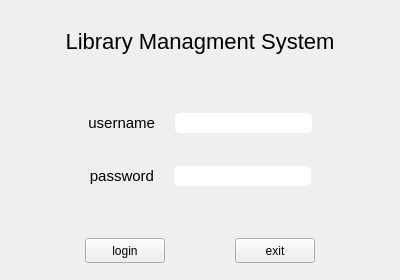
<?xml version="1.0" encoding="UTF-8"?>
<ui version="4.0">
 <class>Login</class>
 <widget class="QWidget" name="Login">
  <property name="enabled">
   <bool>true</bool>
  </property>
  <property name="geometry">
   <rect>
    <x>0</x>
    <y>0</y>
    <width>400</width>
    <height>280</height>
   </rect>
  </property>
  <property name="sizePolicy">
   <sizepolicy hsizetype="Fixed" vsizetype="Fixed">
    <horstretch>6</horstretch>
    <verstretch>0</verstretch>
   </sizepolicy>
  </property>
  <property name="minimumSize">
   <size>
    <width>400</width>
    <height>280</height>
   </size>
  </property>
  <property name="maximumSize">
   <size>
    <width>400</width>
    <height>280</height>
   </size>
  </property>
  <property name="windowTitle">
   <string>Login</string>
  </property>
  <property name="styleSheet">
   <string notr="true">QLabel#lgTitle{
	font:22px;
}
</string>
  </property>
  <layout class="QGridLayout" name="gridLayout_2">
   <item row="0" column="0">
    <widget class="QLabel" name="lgTitle">
     <property name="minimumSize">
      <size>
       <width>0</width>
       <height>60</height>
      </size>
     </property>
     <property name="maximumSize">
      <size>
       <width>16777215</width>
       <height>60</height>
      </size>
     </property>
     <property name="text">
      <string>Library Managment System</string>
     </property>
     <property name="alignment">
      <set>Qt::AlignmentFlag::AlignCenter</set>
     </property>
    </widget>
   </item>
   <item row="1" column="0">
    <widget class="QWidget" name="widget_2" native="true">
     <property name="styleSheet">
      <string notr="true">QLabel{
	font:15px
}
QLineEdit{
	border-radius:5px;

}</string>
     </property>
     <layout class="QGridLayout" name="gridLayout">
      <item row="0" column="0">
       <layout class="QHBoxLayout" name="horizontalLayout" stretch="5,3,1,10,5">
        <item>
         <spacer name="horizontalSpacer_6">
          <property name="orientation">
           <enum>Qt::Orientation::Horizontal</enum>
          </property>
          <property name="sizeHint" stdset="0">
           <size>
            <width>40</width>
            <height>20</height>
           </size>
          </property>
         </spacer>
        </item>
        <item>
         <widget class="QLabel" name="label_2">
          <property name="text">
           <string>username</string>
          </property>
          <property name="alignment">
           <set>Qt::AlignmentFlag::AlignRight|Qt::AlignmentFlag::AlignTrailing|Qt::AlignmentFlag::AlignVCenter</set>
          </property>
         </widget>
        </item>
        <item>
         <spacer name="horizontalSpacer">
          <property name="orientation">
           <enum>Qt::Orientation::Horizontal</enum>
          </property>
          <property name="sizeHint" stdset="0">
           <size>
            <width>40</width>
            <height>20</height>
           </size>
          </property>
         </spacer>
        </item>
        <item>
         <widget class="QLineEdit" name="lgUsername">
          <property name="minimumSize">
           <size>
            <width>0</width>
            <height>20</height>
           </size>
          </property>
          <property name="maximumSize">
           <size>
            <width>150</width>
            <height>16777215</height>
           </size>
          </property>
         </widget>
        </item>
        <item>
         <spacer name="horizontalSpacer_7">
          <property name="orientation">
           <enum>Qt::Orientation::Horizontal</enum>
          </property>
          <property name="sizeHint" stdset="0">
           <size>
            <width>40</width>
            <height>20</height>
           </size>
          </property>
         </spacer>
        </item>
       </layout>
      </item>
      <item row="1" column="0">
       <layout class="QHBoxLayout" name="horizontalLayout_2" stretch="5,3,1,10,5">
        <item>
         <spacer name="horizontalSpacer_8">
          <property name="orientation">
           <enum>Qt::Orientation::Horizontal</enum>
          </property>
          <property name="sizeHint" stdset="0">
           <size>
            <width>40</width>
            <height>20</height>
           </size>
          </property>
         </spacer>
        </item>
        <item>
         <widget class="QLabel" name="label_3">
          <property name="text">
           <string>password</string>
          </property>
          <property name="alignment">
           <set>Qt::AlignmentFlag::AlignRight|Qt::AlignmentFlag::AlignTrailing|Qt::AlignmentFlag::AlignVCenter</set>
          </property>
         </widget>
        </item>
        <item>
         <spacer name="horizontalSpacer_2">
          <property name="orientation">
           <enum>Qt::Orientation::Horizontal</enum>
          </property>
          <property name="sizeHint" stdset="0">
           <size>
            <width>40</width>
            <height>20</height>
           </size>
          </property>
         </spacer>
        </item>
        <item>
         <widget class="QLineEdit" name="lgPassword">
          <property name="minimumSize">
           <size>
            <width>0</width>
            <height>20</height>
           </size>
          </property>
          <property name="maximumSize">
           <size>
            <width>150</width>
            <height>16777215</height>
           </size>
          </property>
         </widget>
        </item>
        <item>
         <spacer name="horizontalSpacer_9">
          <property name="orientation">
           <enum>Qt::Orientation::Horizontal</enum>
          </property>
          <property name="sizeHint" stdset="0">
           <size>
            <width>40</width>
            <height>20</height>
           </size>
          </property>
         </spacer>
        </item>
       </layout>
      </item>
     </layout>
    </widget>
   </item>
   <item row="2" column="0">
    <widget class="QWidget" name="widget" native="true">
     <property name="minimumSize">
      <size>
       <width>0</width>
       <height>40</height>
      </size>
     </property>
     <property name="maximumSize">
      <size>
       <width>16777215</width>
       <height>40</height>
      </size>
     </property>
     <layout class="QHBoxLayout" name="horizontalLayout_3">
      <item>
       <spacer name="horizontalSpacer_3">
        <property name="orientation">
         <enum>Qt::Orientation::Horizontal</enum>
        </property>
        <property name="sizeHint" stdset="0">
         <size>
          <width>40</width>
          <height>20</height>
         </size>
        </property>
       </spacer>
      </item>
      <item>
       <widget class="QPushButton" name="loginBtn">
        <property name="minimumSize">
         <size>
          <width>0</width>
          <height>25</height>
         </size>
        </property>
        <property name="text">
         <string>login</string>
        </property>
       </widget>
      </item>
      <item>
       <spacer name="horizontalSpacer_5">
        <property name="orientation">
         <enum>Qt::Orientation::Horizontal</enum>
        </property>
        <property name="sizeHint" stdset="0">
         <size>
          <width>40</width>
          <height>20</height>
         </size>
        </property>
       </spacer>
      </item>
      <item>
       <widget class="QPushButton" name="exitBtn">
        <property name="enabled">
         <bool>true</bool>
        </property>
        <property name="minimumSize">
         <size>
          <width>0</width>
          <height>25</height>
         </size>
        </property>
        <property name="text">
         <string>exit</string>
        </property>
       </widget>
      </item>
      <item>
       <spacer name="horizontalSpacer_4">
        <property name="orientation">
         <enum>Qt::Orientation::Horizontal</enum>
        </property>
        <property name="sizeHint" stdset="0">
         <size>
          <width>40</width>
          <height>20</height>
         </size>
        </property>
       </spacer>
      </item>
     </layout>
    </widget>
   </item>
  </layout>
 </widget>
 <resources/>
 <connections/>
</ui>
